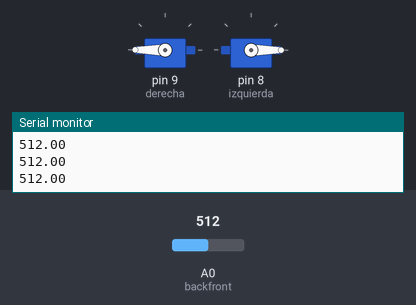
Recording of a sketch running on a simulated Arduino Uno, built with avr-gcc and run on an emulated ATmega328P. On the bench: 2 × servo, the last lines printed to the serial monitor. Inputs (shaded band) come from the test bench; at power-on: A0 (backfront) = 512.

Above: at 1.2 s.
1.3 s: A0 (backfront) set to 390
2.8 s: A0 (backfront) set to 363
At 3.7 s:
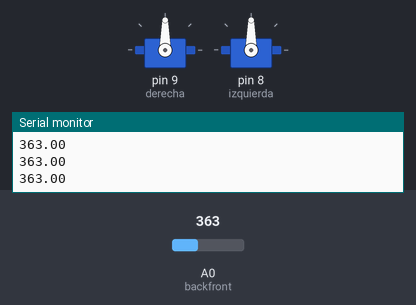
4.4 s: A0 (backfront) set to 410
At 5.3 s:
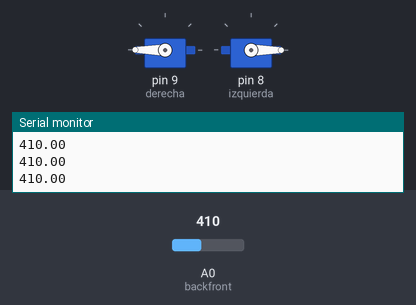
5.9 s: A0 (backfront) set to 370
At 7.0 s:
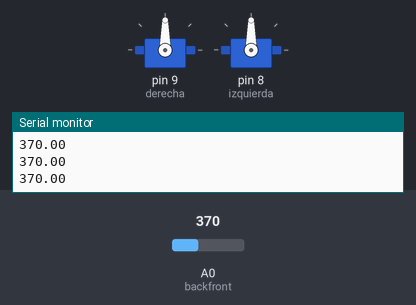
Timing chart, 0 to 8.5 s (numbered marks = the images above; inputs shaded):
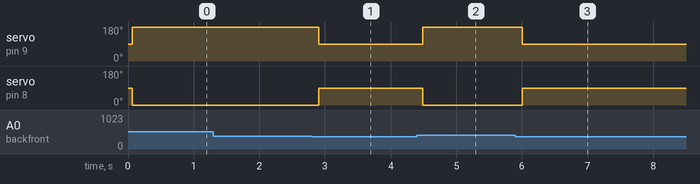

The sketch:

joystick_frog_positions.ino
```cpp
#include <Servo.h>

Servo derecha;
Servo izquierda;
float backfront = A0;
float leftright =A1;
float varback;
float varleft;


void setup() {
  derecha.attach(9);
  izquierda.attach(8);
  Serial.begin(9600);
}

void loop() {
//aqui empieza
 varback = analogRead (backfront);  //guardando datos
 delay(30);
 Serial.println(varback);
 delay(30);

  if(varback >= 220 && varback <= 380){
    Alto();
  }

  if(varback > 400){
    Avanza();
  }


}

void Alto(){
  derecha.write(90);
  izquierda.write(90);
}

void Avanza(){
  derecha.write(180);
  izquierda.write(0);
}
```

Measured:
- the behaviour switches between 381 and 380 on A0 (backfront) (found by bisection; images 0 and 1)
- after the input at 2.8 s, servo on pin 9 (derecha): 180° → 90° after 0.11 s; servo on pin 8 (izquierda): 0° → 90° after 0.11 s
- after the input at 4.4 s, servo on pin 9 (derecha): 90° → 180° after 0.09 s; servo on pin 8 (izquierda): 90° → 0° after 0.09 s
- after the input at 5.9 s, servo on pin 9 (derecha): 180° → 90° after 0.10 s; servo on pin 8 (izquierda): 0° → 90° after 0.10 s
